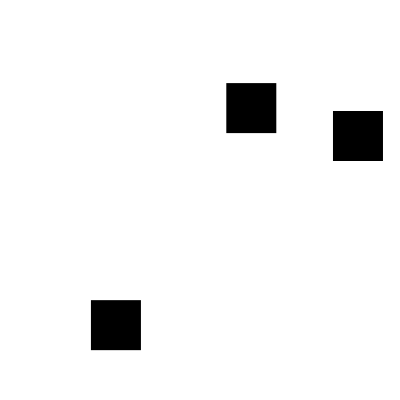
Frame 1 (no input)
Frame 60 (the mouse pressed at the canvas centre just before this capture): identical to frame 1, image omitted
Frame 120 (the mouse held since frame 60 and released just before this capture): identical to frame 1, image omitted

The Processing sketch that drew this single still picture (run headless with seeded random() and noise(); from frame 60 on, the mouse is pressed at the canvas centre):

// Processing sketch: speed_click
// ── speed_click.pde
/*  
 speed_click
 Game Building Blocks for Processing
 (c) 2013 Brad Tober [http://www.bradtober.com]
 Licensed under The MIT License
 */

boolean gameOver = false;                                                                      // whether the game is over or not
boolean shape1 = true;                                                                         // whether shape1 is alive or not
boolean shape2 = true;                                                                         // whether shape2 is alive or not
boolean shape3 = true;                                                                         // whether shape3 is alive or not
float x1, x2, x3, y1, y2, y3;                                                                  // x and y positions for each shape
int shapeDim = 50;                                                                             // width and height of each shape
int shape1count, shape2count, shape3count = 0;                                                 // counter to track number of fast clicks on each shape
int shape1time, shape2time, shape3time = 0;                                                    // initial click timer for each shape
int timeInterval = 200;                                                                        // max time, in milliseconds, in between clicks to be counted as fast
float destroyLevel = 10;                                                                       // number of fast clicks needed to destroy a shape

void setup() {
  size(400, 400);
  smooth();
  noStroke();
  x1 = random(0, width - shapeDim);                                                            // set random x position for shape1
  x2 = random(0, width - shapeDim);                                                            // set random x position for shape2
  x3 = random(0, width - shapeDim);                                                            // set random x position for shape3
  y1 = random(0, height - shapeDim);                                                           // set random y position for shape1
  y2 = random(0, height - shapeDim);                                                           // set random y position for shape2
  y3 = random(0, height - shapeDim);                                                           // set random y position for shape3
}

void draw() {
  background(255);
  if (shape1) {                                                                                // if shape1 is alive
    fill((shape1count/destroyLevel) * 200);                                                    // set the fill color based on how many fast clicks the shape has
    rect(x1, y1, shapeDim, shapeDim);                                                          // draw shape1
  }
  if (shape2) {                                                                                // if shape2 is alive
    fill((shape2count/destroyLevel) * 200);                                                    // set the fill color based on how many fast clicks the shape has
    rect(x2, y2, shapeDim, shapeDim);                                                          // draw shape2
  }
  if (shape3) {                                                                                // if shape3 is alive
    fill((shape3count/destroyLevel) * 200);                                                    // set the fill color based on how many fast clicks the shape has
    rect(x3, y3, shapeDim, shapeDim);                                                          // draw shape3
  }
}

void mousePressed() {                                                                          // when the mouse button is pressed
  if (gameOver == false) {                                                                     // if the game is not over
    if (mouseX > x1 && mouseX < x1 + shapeDim && mouseY > y1 && mouseY < y1 + shapeDim) {      // if the mouse press is on shape1
      if (shape1time != 0) {                                                                   // if shape 1 has already been pressed at least once
        if (millis() - shape1time < timeInterval) {                                            // if the press was within the timeInterval of a previous press
          shape1count++;                                                                       // increment the counter
        }
      }
      shape1time = millis();                                                                   // set the shape1 timer to the current time
    }
    if (mouseX > x2 && mouseX < x2 + shapeDim && mouseY > y2 && mouseY < y2 + shapeDim) {      // if the mouse press is on shape2
      if (shape2time != 0) {                                                                   // if shape 2 has already been pressed at least once
        if (millis() - shape2time < timeInterval) {                                            // if the press was within the timeInterval of a previous press
          shape2count++;                                                                       // increment the counter
        }
      }
      shape2time = millis();                                                                   // set the shape2 timer to the current time
    }
    if (mouseX > x3 && mouseX < x3 + shapeDim && mouseY > y3 && mouseY < y3 + shapeDim) {      // if the mouse press is on shape3
      if (shape3time != 0) {                                                                   // if shape 3 has already been pressed at least once
        if (millis() - shape3time < timeInterval) {                                            // if the press was within the timeInterval of a previous press
          shape3count++;                                                                       // increment the counter
        }
      }
      shape3time = millis();                                                                   // set the shape3 timer to the current time
    }
    if (shape1) {                                                                              // if shape1 is alive
      if (shape1count > destroyLevel) {                                                        // if the number of fast clicks on shape1 exceeds destroyLevel
        shape1 = false;                                                                        // destroy shape1
        println("shape 1 destroyed");
      }
    }
    if (shape2) {                                                                              // if shape2 is alive
      if (shape2count > destroyLevel) {                                                        // if the number of fast clicks on shape2 exceeds destroyLevel
        shape2 = false;                                                                        // destroy shape2
        println("shape 2 destroyed");
      }
    }
    if (shape3) {                                                                              // if shape3 is alive
      if (shape3count > destroyLevel) {                                                        // if the number of fast clicks on shape3 exceeds destroyLevel
        shape3 = false;                                                                        // destroy shape3
        println("shape 3 destroyed");
      }
    }
    if (shape1 == false && shape2 == false && shape3 == false) {                               // if all three shapes have been destroyed
      gameOver = true;                                                                         // the game is over
      println("You win!");
    }
  }
}
